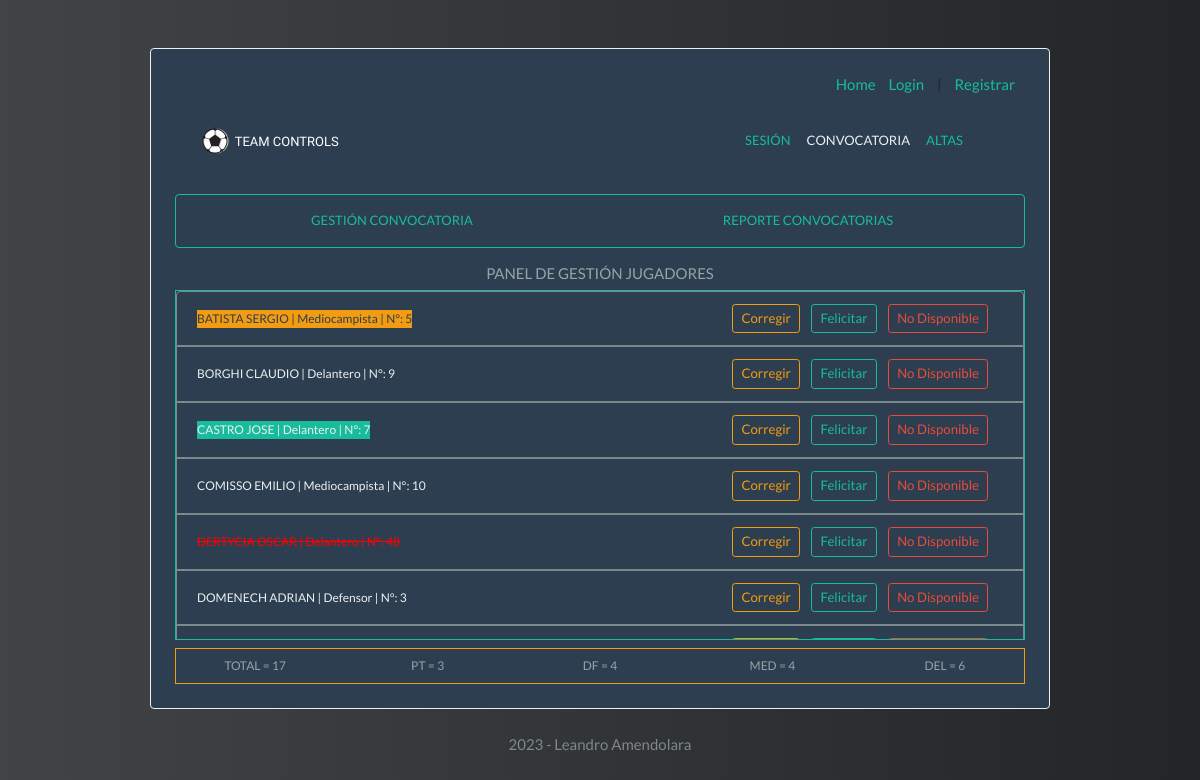
Page /convocatoria on the committed database.
### models.py (models this page shows, shortened)
class Jugadores(db.Model):
    __tablename__ = "jugadores"
    id = db.Column(db.Integer, primary_key=True, autoincrement=True)
    nombres = db.Column(db.String(200), nullable=False)
    apellidos = db.Column(db.String(200), nullable=False)
    posicion = db.Column(db.String(200), nullable=False)
    dorsal = db.Column(db.Integer)
    no_disponible = db.Column(db.Boolean, nullable=False)
    correccion = db.Column(db.Boolean, nullable=False)
    animar = db.Column(db.Boolean, nullable=False)
    entrenamiento = db.relationship("Asistencia")
    convocatoria = db.relationship("Jugadores_Convocados")

### app.py (the view)
@app.route("/convocatoria")
def convocatoria():
    todos_los_jugadores = db.session.query(Jugadores).order_by(
        Jugadores.apellidos).all()  # Consultamos y almacenamos todas las tareas ordenadas por fecha ascendente
    total_tg = db.session.query(Jugadores).count()  # TOTAL JUGADORES#
    todos_los_porteros = db.session.query(Jugadores).filter_by(posicion="Portero").count()  # TOTAL PORTEROS#
    todos_los_defensores = db.session.query(Jugadores).filter_by(posicion="Defensor").count()  # TOTAL DEFENSORES#
    todos_los_medios = db.session.query(Jugadores).filter_by(posicion="Mediocampista").count()  # TOTAL MEDIOCAMPISTAS#
    todos_los_delanteros = db.session.query(Jugadores).filter_by(posicion="Delantero").count()  # TOTAL DELANTEROS#
    return render_template("convocatoria.html", todos_los_jugadores=todos_los_jugadores,
                           total_tg=total_tg, todos_los_porteros=todos_los_porteros,
                           todos_los_defensores=todos_los_defensores, todos_los_medios=todos_los_medios,
                           todos_los_delanteros=todos_los_delanteros)

### templates/convocatoria.html (shortened to what this page needs)
{% extends "base_template.html" %}
         {% block content %}
                <div class="col collapse navbar-collapse ml-auto" id="navbarColor03">
                    <ul class="navbar-nav ml-auto">
                        <li class="nav-item ml-auto"><a class="nav-link" href="{{ url_for('sesion') }}">SESIÓN</a></li>
                        <li class="nav-item ml-auto"><a class="nav-link text-light" href="{{ url_for('convocatoria') }}">CONVOCATORIA</a></li>
                        <li class="nav-item ml-auto"><a class="nav-link" href="{{ url_for('altas') }}">ALTAS</a></li>
                    </ul>
                </div>
            </div>
         </nav>
         <div class="row container-sm col mt-2 p-2 form-group border border-success rounded" style="margin-left: 0px;margin-top: -10px;text-align: center;">
            <div class="col nav-link">
                <a href="/crear-convocatoria" >GESTIÓN CONVOCATORIA
                </a>
            </div>
            <div class="col nav-link">
                <a href="/reporte-convocatoria">REPORTE CONVOCATORIAS
                </a>
            </div>
         </div>
         <H6 class="text-secondary text-center mt-2">PANEL DE GESTIÓN JUGADORES</H6>
        <div class="container sm border border-success display-flex align-items-center justify-content-center list_scroll_bar">
            <ul class="row col-16 list-group" id="list-scroll" >
                {% for jugador in todos_los_jugadores %}
                    <li class="col  border border-dark list-group-item list-group-item-action list-group-item-info text-light abs-center list_bg">
                        <span class="{% if jugador.no_disponible ==true %} no_disponible  {% endif %}
                        {% if jugador.correccion ==true %} bg-warning fw-bold text-primary {% endif %}
                        {% if jugador.animar ==true %} class='badge bg-success text-wrap' style='width: 100rem;' {% endif %}">
                            {{ jugador.apellidos }} {{ jugador.nombres }} | {{ jugador.posicion }} | N°: {{ jugador.dorsal }}
                        </span>
                    <div class="col text-right m-auto">
                        <a href="/correccion/{{jugador.id}}">
                            <button type="button" class="btn btn-outline-warning btn-sm" style="1rem">Corregir
                            </button>
                        </a>
                        <a href="/felicitar/{{jugador.id}}" style="text-decoration:none">
                            <button type="button" class="btn btn-outline-success btn-sm">Felicitar
                            </button>
                        </a>
                        <a href="/no-disponible/{{jugador.id}}" style="text-decoration:none">
                            <button type="button" class="btn btn-outline-danger btn-sm"  style="width='1.5em' height='1.5em'">No Disponible
                            </button>
                        </a>
                    </div>
                    </li>
                {% endfor %}
            </ul>
         </div>
        <div class="container sm mt-2 p-2 border border-warning list_bg">
            <div class="row text-secondary text-center">
                <div class="col">
                    <span>
                        TOTAL = {{total_tg}}
                    </span>
                </div>
                <div class="col">
                    <span>
                        PT = {{ todos_los_porteros }}
                    </span>
                </div>
                <div class="col">
                    <span>
                        DF = {{ todos_los_defensores }}
                    </span>
                </div>
                <div class="col">
                    <span>
                        MED = {{ todos_los_medios }}
                    </span>
                </div>
                <div class="col">
                    <span>
                        DEL = {{ todos_los_delanteros }}
                    </span>
                </div>
            </div>
        </div>
         {% endblock %}

### static/main.css (style rules this page uses)
.abs-center { display: flex; align-items: center; justify-content: center; }
.nav-link { font-size: 13px; }
body { background: #232526; background: -webkit-linear-gradient(to right, #414345, #232526); background: linear-gradient(to right, #414345, #232526); }
.list_scroll_bar { overflow-y: scroll; height: 350px; }
.list_bg { background: #2d3e50; font-size: 12px; }
.no_disponible { text-decoration: line-through; color: red; }

### rows in the picture
Jugadores: apellidos "BATISTA", nombres "SERGIO", posicion "Mediocampista", dorsal "5"
Jugadores: apellidos "BORGHI", nombres "CLAUDIO", posicion "Delantero", dorsal "9"
Jugadores: apellidos "CASTRO", nombres "JOSE", posicion "Delantero", dorsal "7"
Jugadores: apellidos "COMISSO", nombres "EMILIO", posicion "Mediocampista", dorsal "10"
Jugadores: apellidos "DOMENECH", nombres "ADRIAN", posicion "Defensor", dorsal "3"

### other values in the picture
{{ total_tg }} "17"
{{ todos_los_porteros }} "3"
{{ todos_los_defensores }} "4"
{{ todos_los_medios }} "4"
{{ todos_los_delanteros }} "6"
